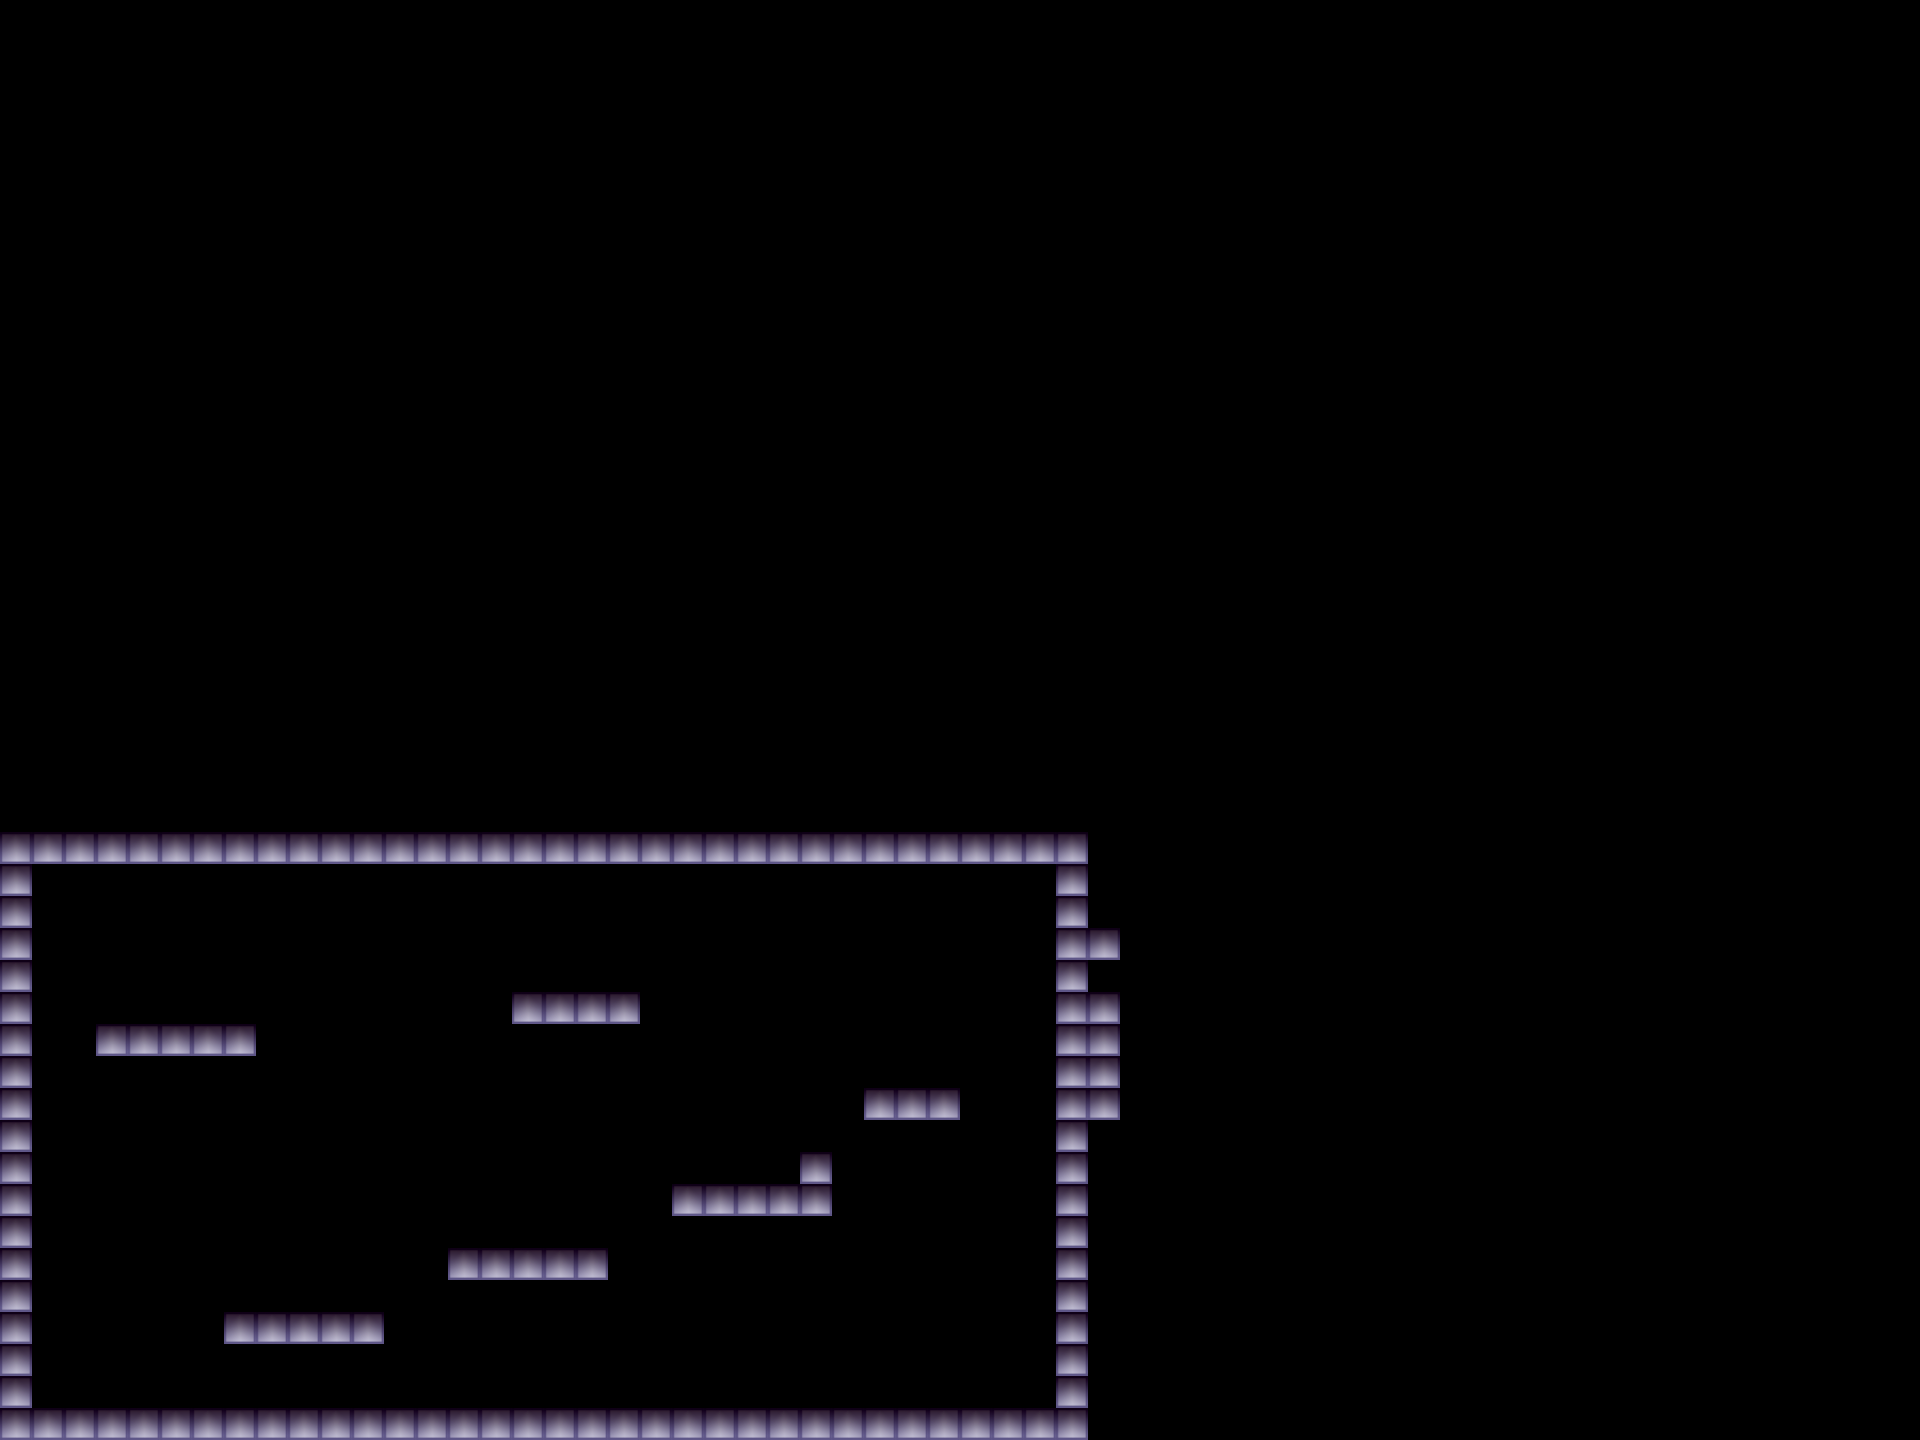

This is a level from a 2D game, rendered from its Tiled map with the project's own tilesets. A one-line summary and the map file follow, with tile-layer data summarised:
An orthogonal 60x45 tile map with 32x32 px tiles, 1 tile layer (blocks).

<map version="1.0" orientation="orthogonal" width="60" height="45" tilewidth="32" tileheight="32">
 <tileset firstgid="1" name="block" tilewidth="32" tileheight="32">
  <image source="block.png" width="32" height="32" />
 </tileset>
 <layer name="blocks" width="60" height="45">
  <data>[2700 cells, 135 non-empty, 1 distinct tile ids]</data>
 </layer>
</map>